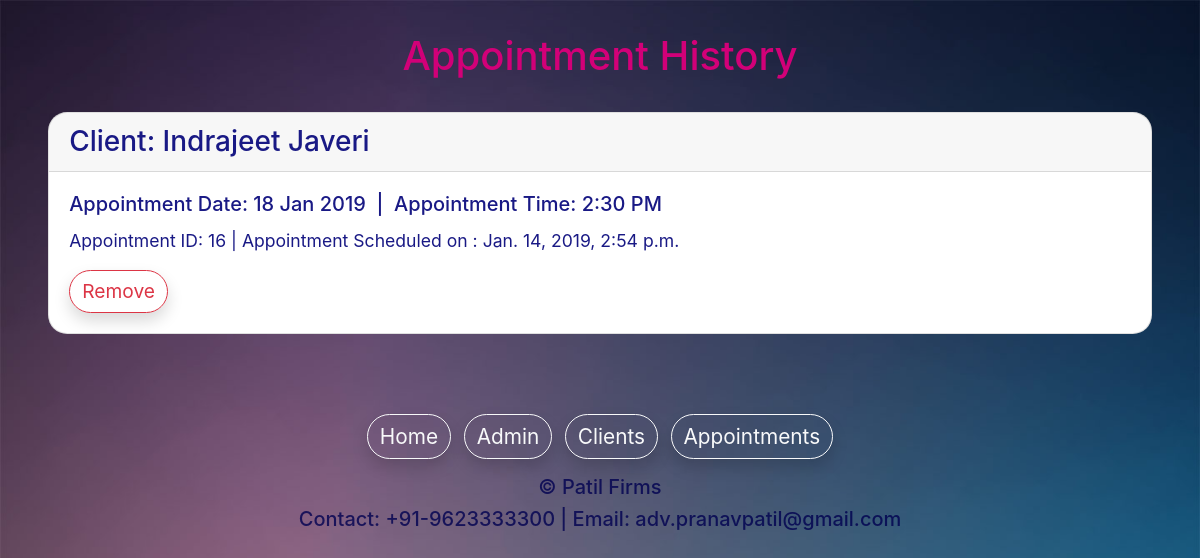
/appointments, run on an earlier commit of the app's database.
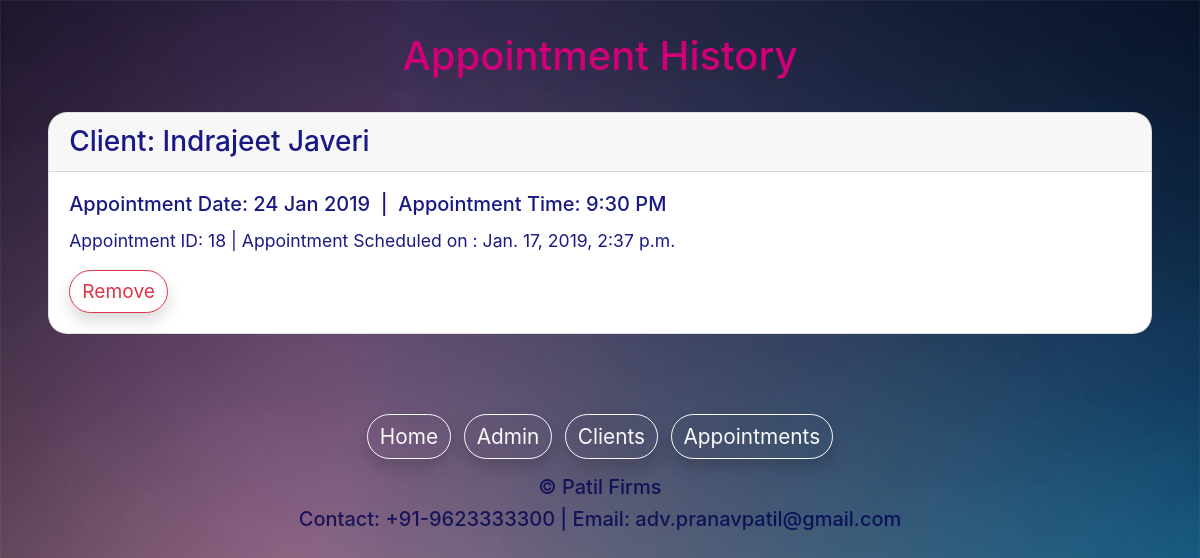
And on a later commit of the database.
### patiladmin/models.py (models this page shows, shortened)
class appointments(models.Model):
    person = models.CharField(max_length=255)
    dtOfApmt = models.CharField(max_length=255)
    tmOfApmt = models.CharField(max_length=255)
    schOn = models.DateTimeField(default=timezone.now, blank=True)
    class Meta:
        verbose_name_plural = "Appointments"

### patiladmin/views.py (the view)
# urls.py: path('appointments', views.appointment),
def appointment(request):
    allAppointments = appointments.objects.all()
    return render(request, 'patiladmin/appointments.html', {'appointments': allAppointments})

### patiladmin/templates/patiladmin/appointments.html (shortened to what this page needs)
{% extends 'patiladmin/baselayout.html' %}
{% load static %}
{% block content%}
<div class="container">
<link rel="stylesheet" href="https://cdnjs.cloudflare.com/ajax/libs/animate.css/3.7.0/animate.min.css" type="text/css">
    <div class="text-center" style="padding-top: 2rem;color: rgb(210,0,120)">
        <h1>Appointment History</h1>
    </div>
    {% for appointment in appointments %}
    <div style="background-color: rgb(256, 256, 256);color: rgba(0,0,120,0.9);margin: 2rem 0.2rem;border-radius: 1.2rem;" class="card animated fadeIn">
        <h3 class="card-header">Client: {{appointment.person}}</h5>
        <div class="card-body">
        <h5 class="card-title">Appointment Date: {{appointment.dtOfApmt}}&nbsp;&nbsp;|&nbsp;&nbsp;Appointment Time:
            {{appointment.tmOfApmt}}</h5>
<p class="card-text" style="font-size: 1.1rem;">Appointment ID: <span id="appID{{ forloop.counter }}">{{appointment.id}}</span>
    | Appointment Scheduled
    on :
    {{appointment.schOn}}</p>
        <button type="button" id="{{ forloop.counter }}"
            class="btn btn-outline-danger shadow" style="font-size: 1.2rem;border-radius: 1.5rem;">Remove</button>
        </div>
    </div>
    {% endfor %}
</div>
{% endblock %}

### patiladmin/templates/patiladmin/baselayout.html (shortened to what this page needs)
<!DOCTYPE html>
<html lang="en">
<head>
    {% load static %}
    <link rel="stylesheet" href="https://stackpath.bootstrapcdn.com/bootstrap/4.2.1/css/bootstrap.min.css"
>
    <link rel="stylesheet" href="{% static 'appstatic/bootstrap-datetimepicker.min.css' %}" type="text/css">
</head>
<body>
{% block content%}
{% endblock %}
<footer class="pt-5 text-muted text-center">
    <ul class="list-inline">
        <li class="list-inline-item"><a href="/" style="color:ghostwhite"><button type="button" class="btn btn-outline-light shadow" style="font-size: 1.3rem;border-radius: 1.5rem;">Home</button></a></li>
        <li class="list-inline-item"><a href="/admin" style="color:ghostwhite"><button type="button" class="btn btn-outline-light shadow" style="font-size: 1.3rem;border-radius: 1.5rem;">Admin</button></a></li>
        <li class="list-inline-item"><a href="/clients" style="color:ghostwhite"><button type="button" class="btn btn-outline-light shadow"style="font-size: 1.3rem;border-radius: 1.5rem;">Clients</button></a></li>
        <li class="list-inline-item"><a href="/appointments" style="color:ghostwhite"><button type="button" class="btn btn-outline-light shadow" style="font-size: 1.3rem;border-radius: 1.5rem;">Appointments</button></a></li>
    </ul>
    <h5 class="mb-2" style="color: rgba(0,0,80,0.8)">&copy; Patil Firms</h5>
    <h5 class="mb-2" style="color: rgba(0,0,80,0.8)">Contact: +91-9623333300 | Email: adv.pranavpatil@gmail.com</h5>
</footer>
</body>
</html>

What changed in the data, as far as the page shows it:
removed appointments: person "Indrajeet Javeri", dtOfApmt "18 Jan 2019", tmOfApmt "2:30 PM", id "16", schOn "Jan. 14, 2019, 2:54 p.m."
added appointments: person "Indrajeet Javeri", dtOfApmt "24 Jan 2019", tmOfApmt "9:30 PM", id "18", schOn "Jan. 17, 2019, 2:37 p.m."
